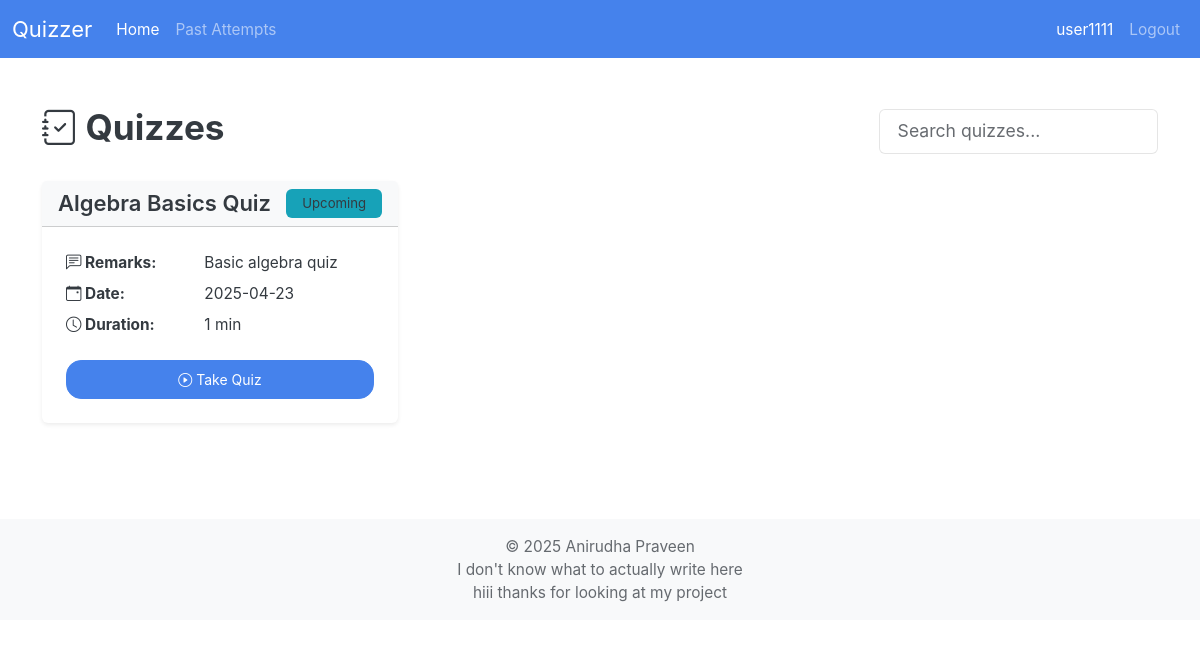
/user/ (signed in), run on the app's committed database.
### models/models.py (models this page shows, shortened)
class User(db.Model, UserMixin):
    __tablename__ = "user"
    user_id: Mapped[id_pk]
    username: Mapped[str] = mapped_column(unique=True)
    password: Mapped[str]
    quiz_attempts: Mapped[List["QuizAttempt"]] = relationship(
        back_populates="user", cascade="all,delete-orphan"
    )

class Quiz(db.Model):
    __tablename__ = "quiz"
    quiz_id: Mapped[id_pk]
    quiz_name: Mapped[str]
    chapter_id: Mapped[int]
    subject_id: Mapped[int]
    date: Mapped[Optional[date]]
    duration: Mapped[Optional[int]]  # minutes? hopefully
    remarks: Mapped[str]
    total_marks: Mapped[int] = mapped_column(default=0)
    questions: Mapped[List["Question"]] = relationship(
        back_populates="quiz", cascade="all,delete-orphan"
    )
    quiz_attempts: Mapped[List["QuizAttempt"]] = relationship(
        back_populates="quiz", cascade="all,delete-orphan"
    )
    chapter: Mapped["Chapter"] = relationship(back_populates="quizzes") # maybe change this
    __table_args__ = (
        ForeignKeyConstraint(
            ['subject_id', 'chapter_id'],  # Composite foreign key
            ['chapter.subject_id', 'chapter.chapter_id']
        ),
    )

### routes/user_routes.py (the view)
@user_bp.route("/", methods=["GET"])
def home():
    upcoming_quizzes = db.session.scalars(select(Quiz).where(Quiz.date >= date.today()))
    return render_template("user/home.html", upcoming_quizzes=upcoming_quizzes)

### app.py (called while the page is built)
@app.template_global()
def is_active(page_name):
    return "active" if request.endpoint == page_name else ""

### routes/__init__.py (called while the page is built)
def init_login_manager(app):
    login_manager = LoginManager()
    login_manager.init_app(app)
    login_manager.login_view = "auth.login"  # goes to the login() function in auth_bp
    @login_manager.user_loader
    def load_user(user_id):
        return db.session.scalar(select(User).where(User.user_id == user_id))

### routes/user_routes.py (called while the page is built)
@user_bp.before_request  # makes it so you have to be logged in to access, and allows admin to access it too to test :)
@login_required
def user_required():
    pass

### templates/user/home.html
{% extends "base.html" %} {% block title %} Quiz Dashboard {% endblock %} {%
block body %} {% include "user/nav.html" %}
<div class="container py-5">
  <div class="d-flex justify-content-between align-items-center mb-4">
    <h2 class="fw-bold"><i class="bi bi-journal-check"></i> Quizzes</h2>
    <input
      type="text"
      id="searchInput"
      class="form-control w-25"
      placeholder="Search quizzes..."
      onkeyup="searchContentUser()"
    />
  </div>
  <div
    class="row row-cols-1 row-cols-md-2 row-cols-lg-3 g-4 mb-5"
    id="quizList"
  >
    {% if upcoming_quizzes %} {% for quiz in upcoming_quizzes %}
    <div class="col quiz-card">
      <div class="card shadow-sm border-0 h-100">
        <div
          class="card-header bg-light d-flex justify-content-between align-items-center"
        >
          <h5 class="fw-semibold mb-0">{{ quiz.quiz_name }}</h5>
          <span class="badge bg-info text-dark">Upcoming</span>
        </div>
        <div class="card-body p-4 d-flex flex-column justify-content-between">
          <div>
            <dl class="row mb-0 small">
              <dt class="col-sm-5">
                <i class="bi bi-chat-left-text"></i> Remarks:
              </dt>
              <dd class="col-sm-7">{{ quiz.remarks }}</dd>
              {% if quiz.date %}
              <dt class="col-sm-5">
                <i class="bi bi-calendar-event"></i> Date:
              </dt>
              <dd class="col-sm-7">{{ quiz.date }}</dd>
              {% endif %} {% if quiz.duration %}
              <dt class="col-sm-5"><i class="bi bi-clock"></i> Duration:</dt>
              <dd class="col-sm-7">{{ quiz.duration }} min</dd>
              {% endif %}
            </dl>
          </div>
          <div class="mt-3 text-center">
            <a href="{{ url_for('user.quiz', quiz_id=quiz.quiz_id) }}">
              <button class="btn btn-primary w-100">
                <i class="bi bi-play-circle"></i> Take Quiz
              </button>
            </a>
          </div>
        </div>
      </div>
    </div>
    {% endfor %} {% else %}
    <p class="text-muted text-center">No upcoming quizzes available.</p>
    {% endif %}
  </div>
</div>
{% endblock %}

### templates/user/nav.html (shortened to what this page needs)
<nav class="navbar navbar-expand-lg bg-primary" data-bs-theme="dark">
  <div class="container-fluid">
    <a class="navbar-brand" href="#">Quizzer</a>
    <div class="collapse navbar-collapse" id="navbarColor01">
      <ul class="navbar-nav me-auto">
        <li class="nav-item">
          <a
            class="nav-link {{ is_active('user.home') }}"
            href="{{ url_for('user.home') }}"
            >Home</a
          >
        </li>
        <li class="nav-item">
          <a
            class="nav-link {{ is_active('user.history')}} {{is_active('user.results')}}"
            href="{{url_for('user.history')}}"
            >Past Attempts</a
          >
        </li>
      </ul>
      <ul class="navbar-nav">
        <li class="nav-item">
          <a class="nav-link active"> {{current_user.username}}</a>
        </li>
        <li class="nav-item">
          <a class="nav-link" href="{{url_for('auth.logout')}}"> Logout </a>
        </li>
      </ul>
    </div>
  </div>
</nav>

### data on the page
User: username "user1111"
Quiz: quiz_name "Algebra Basics Quiz", remarks "Basic algebra quiz", date "2025-04-23", duration "1"
